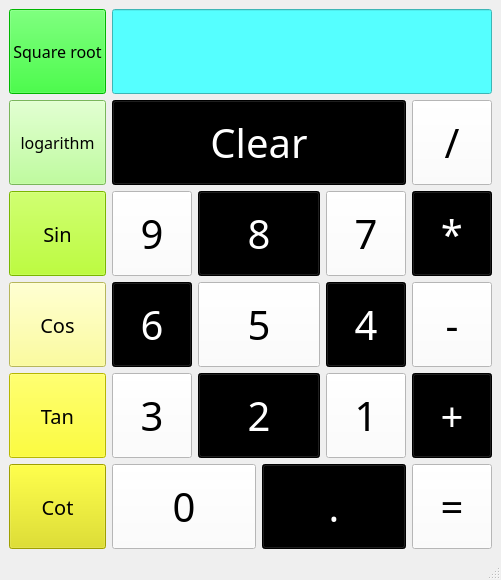
<?xml version="1.0" encoding="UTF-8"?>
<ui version="4.0">
 <class>MainWindow</class>
 <widget class="QMainWindow" name="MainWindow">
  <property name="geometry">
   <rect>
    <x>0</x>
    <y>0</y>
    <width>501</width>
    <height>580</height>
   </rect>
  </property>
  <property name="windowTitle">
   <string>MainWindow</string>
  </property>
  <widget class="QWidget" name="centralwidget">
   <layout class="QGridLayout" name="gridLayout_2">
    <item row="0" column="0">
     <widget class="QPushButton" name="btn_sqrt">
      <property name="sizePolicy">
       <sizepolicy hsizetype="Minimum" vsizetype="Minimum">
        <horstretch>0</horstretch>
        <verstretch>0</verstretch>
       </sizepolicy>
      </property>
      <property name="font">
       <font>
        <family>Viner Hand ITC</family>
        <pointsize>12</pointsize>
       </font>
      </property>
      <property name="styleSheet">
       <string notr="true">background-color: rgb(0, 255, 0);</string>
      </property>
      <property name="text">
       <string>Square root</string>
      </property>
     </widget>
    </item>
    <item row="0" column="1" colspan="5">
     <widget class="QLineEdit" name="txt_1">
      <property name="sizePolicy">
       <sizepolicy hsizetype="Expanding" vsizetype="Minimum">
        <horstretch>0</horstretch>
        <verstretch>0</verstretch>
       </sizepolicy>
      </property>
      <property name="font">
       <font>
        <family>Papyrus</family>
        <pointsize>11</pointsize>
        <italic>false</italic>
        <bold>false</bold>
       </font>
      </property>
      <property name="styleSheet">
       <string notr="true">background-color: rgb(85, 255, 255);
font: 11pt &quot;Papyrus&quot;;</string>
      </property>
     </widget>
    </item>
    <item row="1" column="0">
     <widget class="QPushButton" name="btn_log">
      <property name="sizePolicy">
       <sizepolicy hsizetype="Minimum" vsizetype="Minimum">
        <horstretch>0</horstretch>
        <verstretch>0</verstretch>
       </sizepolicy>
      </property>
      <property name="font">
       <font>
        <family>Viner Hand ITC</family>
        <pointsize>12</pointsize>
       </font>
      </property>
      <property name="styleSheet">
       <string notr="true">background-color: rgb(170, 255, 127);</string>
      </property>
      <property name="text">
       <string>logarithm</string>
      </property>
     </widget>
    </item>
    <item row="1" column="1" colspan="4">
     <widget class="QPushButton" name="btn_clear">
      <property name="sizePolicy">
       <sizepolicy hsizetype="Minimum" vsizetype="Minimum">
        <horstretch>0</horstretch>
        <verstretch>0</verstretch>
       </sizepolicy>
      </property>
      <property name="font">
       <font>
        <family>Viner Hand ITC</family>
        <pointsize>30</pointsize>
        <italic>false</italic>
        <bold>false</bold>
       </font>
      </property>
      <property name="autoFillBackground">
       <bool>false</bool>
      </property>
      <property name="styleSheet">
       <string notr="true">background-color: rgb(0, 0, 0);
color: rgb(255, 255, 255);</string>
      </property>
      <property name="text">
       <string>Clear</string>
      </property>
     </widget>
    </item>
    <item row="1" column="5">
     <widget class="QPushButton" name="btn_divide">
      <property name="sizePolicy">
       <sizepolicy hsizetype="Minimum" vsizetype="Minimum">
        <horstretch>0</horstretch>
        <verstretch>0</verstretch>
       </sizepolicy>
      </property>
      <property name="font">
       <font>
        <family>Viner Hand ITC</family>
        <pointsize>30</pointsize>
       </font>
      </property>
      <property name="styleSheet">
       <string notr="true">background-color: rgb(255, 255, 255);</string>
      </property>
      <property name="text">
       <string>/</string>
      </property>
      <property name="icon">
       <iconset>
        <normaloff>../../../numbers/division5l.png</normaloff>../../../numbers/division5l.png</iconset>
      </property>
      <property name="iconSize">
       <size>
        <width>60</width>
        <height>60</height>
       </size>
      </property>
     </widget>
    </item>
    <item row="2" column="0">
     <widget class="QPushButton" name="btn_sin">
      <property name="sizePolicy">
       <sizepolicy hsizetype="Minimum" vsizetype="Minimum">
        <horstretch>0</horstretch>
        <verstretch>0</verstretch>
       </sizepolicy>
      </property>
      <property name="font">
       <font>
        <family>Viner Hand ITC</family>
        <pointsize>15</pointsize>
       </font>
      </property>
      <property name="styleSheet">
       <string notr="true">background-color: rgb(170, 255, 0);</string>
      </property>
      <property name="text">
       <string>Sin</string>
      </property>
     </widget>
    </item>
    <item row="2" column="1">
     <widget class="QPushButton" name="btn_9">
      <property name="sizePolicy">
       <sizepolicy hsizetype="Minimum" vsizetype="Minimum">
        <horstretch>0</horstretch>
        <verstretch>0</verstretch>
       </sizepolicy>
      </property>
      <property name="font">
       <font>
        <family>Viner Hand ITC</family>
        <pointsize>30</pointsize>
       </font>
      </property>
      <property name="styleSheet">
       <string notr="true">background-color: rgb(255, 255, 255);</string>
      </property>
      <property name="text">
       <string>9</string>
      </property>
      <property name="icon">
       <iconset>
        <normaloff>../../../numbers/nine.png</normaloff>../../../numbers/nine.png</iconset>
      </property>
      <property name="iconSize">
       <size>
        <width>60</width>
        <height>80</height>
       </size>
      </property>
     </widget>
    </item>
    <item row="2" column="2" colspan="2">
     <widget class="QPushButton" name="btn_8">
      <property name="sizePolicy">
       <sizepolicy hsizetype="Minimum" vsizetype="Minimum">
        <horstretch>0</horstretch>
        <verstretch>0</verstretch>
       </sizepolicy>
      </property>
      <property name="font">
       <font>
        <family>Viner Hand ITC</family>
        <pointsize>30</pointsize>
       </font>
      </property>
      <property name="styleSheet">
       <string notr="true">background-color: rgb(0, 0, 0);
color: rgb(255, 255, 255);</string>
      </property>
      <property name="text">
       <string>8</string>
      </property>
      <property name="icon">
       <iconset>
        <normaloff>../../../numbers/eight.png</normaloff>../../../numbers/eight.png</iconset>
      </property>
      <property name="iconSize">
       <size>
        <width>80</width>
        <height>80</height>
       </size>
      </property>
     </widget>
    </item>
    <item row="2" column="4">
     <widget class="QPushButton" name="btn_7">
      <property name="sizePolicy">
       <sizepolicy hsizetype="Minimum" vsizetype="Minimum">
        <horstretch>0</horstretch>
        <verstretch>0</verstretch>
       </sizepolicy>
      </property>
      <property name="font">
       <font>
        <family>Viner Hand ITC</family>
        <pointsize>30</pointsize>
       </font>
      </property>
      <property name="styleSheet">
       <string notr="true">background-color: rgb(255, 255, 255);</string>
      </property>
      <property name="text">
       <string>7</string>
      </property>
      <property name="icon">
       <iconset>
        <normaloff>../../../numbers/seven.png</normaloff>../../../numbers/seven.png</iconset>
      </property>
      <property name="iconSize">
       <size>
        <width>60</width>
        <height>80</height>
       </size>
      </property>
     </widget>
    </item>
    <item row="2" column="5">
     <widget class="QPushButton" name="btn_multiply">
      <property name="sizePolicy">
       <sizepolicy hsizetype="Minimum" vsizetype="Minimum">
        <horstretch>0</horstretch>
        <verstretch>0</verstretch>
       </sizepolicy>
      </property>
      <property name="font">
       <font>
        <family>Viner Hand ITC</family>
        <pointsize>30</pointsize>
       </font>
      </property>
      <property name="styleSheet">
       <string notr="true">background-color: rgb(0, 0, 0);
color: rgb(255, 255, 255);</string>
      </property>
      <property name="text">
       <string>*</string>
      </property>
      <property name="icon">
       <iconset>
        <normaloff>../../../numbers/power.png</normaloff>../../../numbers/power.png</iconset>
      </property>
      <property name="iconSize">
       <size>
        <width>60</width>
        <height>60</height>
       </size>
      </property>
     </widget>
    </item>
    <item row="3" column="0">
     <widget class="QPushButton" name="btn_cos">
      <property name="sizePolicy">
       <sizepolicy hsizetype="Minimum" vsizetype="Minimum">
        <horstretch>0</horstretch>
        <verstretch>0</verstretch>
       </sizepolicy>
      </property>
      <property name="font">
       <font>
        <family>Viner Hand ITC</family>
        <pointsize>15</pointsize>
       </font>
      </property>
      <property name="styleSheet">
       <string notr="true">background-color: rgb(255, 255, 127);</string>
      </property>
      <property name="text">
       <string>Cos</string>
      </property>
     </widget>
    </item>
    <item row="3" column="1">
     <widget class="QPushButton" name="btn_6">
      <property name="sizePolicy">
       <sizepolicy hsizetype="Minimum" vsizetype="Minimum">
        <horstretch>0</horstretch>
        <verstretch>0</verstretch>
       </sizepolicy>
      </property>
      <property name="font">
       <font>
        <family>Viner Hand ITC</family>
        <pointsize>30</pointsize>
       </font>
      </property>
      <property name="styleSheet">
       <string notr="true">background-color: rgb(0, 0, 0);
color: rgb(255, 255, 255);</string>
      </property>
      <property name="text">
       <string>6</string>
      </property>
      <property name="icon">
       <iconset>
        <normaloff>../../../numbers/six.png</normaloff>../../../numbers/six.png</iconset>
      </property>
      <property name="iconSize">
       <size>
        <width>60</width>
        <height>80</height>
       </size>
      </property>
     </widget>
    </item>
    <item row="3" column="2" colspan="2">
     <widget class="QPushButton" name="btn_5">
      <property name="sizePolicy">
       <sizepolicy hsizetype="Minimum" vsizetype="Minimum">
        <horstretch>0</horstretch>
        <verstretch>0</verstretch>
       </sizepolicy>
      </property>
      <property name="font">
       <font>
        <family>Viner Hand ITC</family>
        <pointsize>30</pointsize>
       </font>
      </property>
      <property name="styleSheet">
       <string notr="true">background-color: rgb(255, 255, 255);</string>
      </property>
      <property name="text">
       <string>5</string>
      </property>
      <property name="icon">
       <iconset>
        <normaloff>../../../numbers/five.png</normaloff>../../../numbers/five.png</iconset>
      </property>
      <property name="iconSize">
       <size>
        <width>60</width>
        <height>80</height>
       </size>
      </property>
     </widget>
    </item>
    <item row="3" column="4">
     <widget class="QPushButton" name="btn_4">
      <property name="sizePolicy">
       <sizepolicy hsizetype="Minimum" vsizetype="Minimum">
        <horstretch>0</horstretch>
        <verstretch>0</verstretch>
       </sizepolicy>
      </property>
      <property name="font">
       <font>
        <family>Viner Hand ITC</family>
        <pointsize>30</pointsize>
       </font>
      </property>
      <property name="styleSheet">
       <string notr="true">color:rgb(255, 255, 255);
background-color: rgb(0, 0, 0);</string>
      </property>
      <property name="text">
       <string>4</string>
      </property>
      <property name="icon">
       <iconset>
        <normaloff>../../../numbers/four.png</normaloff>../../../numbers/four.png</iconset>
      </property>
      <property name="iconSize">
       <size>
        <width>60</width>
        <height>80</height>
       </size>
      </property>
     </widget>
    </item>
    <item row="3" column="5">
     <widget class="QPushButton" name="btn_sub">
      <property name="sizePolicy">
       <sizepolicy hsizetype="Minimum" vsizetype="Minimum">
        <horstretch>0</horstretch>
        <verstretch>0</verstretch>
       </sizepolicy>
      </property>
      <property name="font">
       <font>
        <family>Viner Hand ITC</family>
        <pointsize>30</pointsize>
       </font>
      </property>
      <property name="styleSheet">
       <string notr="true">background-color: rgb(255, 255, 255);</string>
      </property>
      <property name="text">
       <string>-</string>
      </property>
      <property name="icon">
       <iconset>
        <normaloff>../../../numbers/minus.png</normaloff>../../../numbers/minus.png</iconset>
      </property>
      <property name="iconSize">
       <size>
        <width>60</width>
        <height>60</height>
       </size>
      </property>
     </widget>
    </item>
    <item row="4" column="0">
     <widget class="QPushButton" name="btn_tan">
      <property name="sizePolicy">
       <sizepolicy hsizetype="Minimum" vsizetype="Minimum">
        <horstretch>0</horstretch>
        <verstretch>0</verstretch>
       </sizepolicy>
      </property>
      <property name="font">
       <font>
        <family>Viner Hand ITC</family>
        <pointsize>15</pointsize>
       </font>
      </property>
      <property name="styleSheet">
       <string notr="true">background-color: rgb(255, 255, 0);</string>
      </property>
      <property name="text">
       <string>Tan</string>
      </property>
     </widget>
    </item>
    <item row="4" column="1">
     <widget class="QPushButton" name="btn_3">
      <property name="sizePolicy">
       <sizepolicy hsizetype="Minimum" vsizetype="Minimum">
        <horstretch>0</horstretch>
        <verstretch>0</verstretch>
       </sizepolicy>
      </property>
      <property name="font">
       <font>
        <family>Viner Hand ITC</family>
        <pointsize>30</pointsize>
       </font>
      </property>
      <property name="styleSheet">
       <string notr="true">background-color: rgb(255, 255, 255);</string>
      </property>
      <property name="text">
       <string>3</string>
      </property>
      <property name="icon">
       <iconset>
        <normaloff>../../../numbers/three.png</normaloff>../../../numbers/three.png</iconset>
      </property>
      <property name="iconSize">
       <size>
        <width>60</width>
        <height>80</height>
       </size>
      </property>
     </widget>
    </item>
    <item row="4" column="5">
     <widget class="QPushButton" name="btn_sum">
      <property name="sizePolicy">
       <sizepolicy hsizetype="Minimum" vsizetype="Minimum">
        <horstretch>0</horstretch>
        <verstretch>0</verstretch>
       </sizepolicy>
      </property>
      <property name="font">
       <font>
        <family>Viner Hand ITC</family>
        <pointsize>30</pointsize>
       </font>
      </property>
      <property name="styleSheet">
       <string notr="true">background-color: rgb(0, 0, 0);
color: rgb(255, 255, 255);</string>
      </property>
      <property name="text">
       <string>+</string>
      </property>
      <property name="icon">
       <iconset>
        <normaloff>../../../numbers/plus.png</normaloff>../../../numbers/plus.png</iconset>
      </property>
      <property name="iconSize">
       <size>
        <width>60</width>
        <height>60</height>
       </size>
      </property>
     </widget>
    </item>
    <item row="5" column="0">
     <widget class="QPushButton" name="btn_cot">
      <property name="sizePolicy">
       <sizepolicy hsizetype="Minimum" vsizetype="Minimum">
        <horstretch>0</horstretch>
        <verstretch>0</verstretch>
       </sizepolicy>
      </property>
      <property name="font">
       <font>
        <family>Viner Hand ITC</family>
        <pointsize>15</pointsize>
       </font>
      </property>
      <property name="styleSheet">
       <string notr="true">background-color: rgb(223, 223, 0);</string>
      </property>
      <property name="text">
       <string>Cot</string>
      </property>
     </widget>
    </item>
    <item row="5" column="1" colspan="2">
     <widget class="QPushButton" name="btn_0">
      <property name="sizePolicy">
       <sizepolicy hsizetype="Minimum" vsizetype="Minimum">
        <horstretch>0</horstretch>
        <verstretch>0</verstretch>
       </sizepolicy>
      </property>
      <property name="font">
       <font>
        <family>Viner Hand ITC</family>
        <pointsize>30</pointsize>
       </font>
      </property>
      <property name="styleSheet">
       <string notr="true">background-color: rgb(255, 255, 255);</string>
      </property>
      <property name="text">
       <string>0</string>
      </property>
      <property name="icon">
       <iconset>
        <normaloff>../../../numbers/division1.png</normaloff>../../../numbers/division1.png</iconset>
      </property>
      <property name="iconSize">
       <size>
        <width>1000</width>
        <height>130</height>
       </size>
      </property>
     </widget>
    </item>
    <item row="5" column="3" colspan="2">
     <widget class="QPushButton" name="btn_dot">
      <property name="sizePolicy">
       <sizepolicy hsizetype="Minimum" vsizetype="Minimum">
        <horstretch>0</horstretch>
        <verstretch>0</verstretch>
       </sizepolicy>
      </property>
      <property name="font">
       <font>
        <family>Viner Hand ITC</family>
        <pointsize>30</pointsize>
       </font>
      </property>
      <property name="styleSheet">
       <string notr="true">background-color: rgb(0, 0, 0);
color: rgb(255, 255, 255);</string>
      </property>
      <property name="text">
       <string>.</string>
      </property>
     </widget>
    </item>
    <item row="5" column="5">
     <widget class="QPushButton" name="btn_equal">
      <property name="sizePolicy">
       <sizepolicy hsizetype="Minimum" vsizetype="Minimum">
        <horstretch>0</horstretch>
        <verstretch>0</verstretch>
       </sizepolicy>
      </property>
      <property name="font">
       <font>
        <family>Viner Hand ITC</family>
        <pointsize>30</pointsize>
       </font>
      </property>
      <property name="styleSheet">
       <string notr="true">background-color: rgb(255, 255, 255);</string>
      </property>
      <property name="text">
       <string>=</string>
      </property>
      <property name="icon">
       <iconset>
        <normaloff>../../../numbers/equal2.png</normaloff>../../../numbers/equal2.png</iconset>
      </property>
      <property name="iconSize">
       <size>
        <width>80</width>
        <height>80</height>
       </size>
      </property>
     </widget>
    </item>
    <item row="4" column="4">
     <widget class="QPushButton" name="btn_1">
      <property name="sizePolicy">
       <sizepolicy hsizetype="Minimum" vsizetype="Minimum">
        <horstretch>0</horstretch>
        <verstretch>0</verstretch>
       </sizepolicy>
      </property>
      <property name="font">
       <font>
        <family>Viner Hand ITC</family>
        <pointsize>30</pointsize>
       </font>
      </property>
      <property name="styleSheet">
       <string notr="true">background-color: rgb(255, 255, 255);</string>
      </property>
      <property name="text">
       <string>1</string>
      </property>
      <property name="icon">
       <iconset>
        <normaloff>../../../numbers/one.png</normaloff>../../../numbers/one.png</iconset>
      </property>
      <property name="iconSize">
       <size>
        <width>60</width>
        <height>80</height>
       </size>
      </property>
     </widget>
    </item>
    <item row="4" column="2" colspan="2">
     <widget class="QPushButton" name="btn_2">
      <property name="sizePolicy">
       <sizepolicy hsizetype="Minimum" vsizetype="Minimum">
        <horstretch>0</horstretch>
        <verstretch>0</verstretch>
       </sizepolicy>
      </property>
      <property name="font">
       <font>
        <family>Viner Hand ITC</family>
        <pointsize>30</pointsize>
       </font>
      </property>
      <property name="styleSheet">
       <string notr="true">background-color: rgb(0, 0, 0);
color: rgb(255, 255, 255);</string>
      </property>
      <property name="text">
       <string>2</string>
      </property>
      <property name="icon">
       <iconset>
        <normaloff>../../../numbers/two.png</normaloff>../../../numbers/two.png</iconset>
      </property>
      <property name="iconSize">
       <size>
        <width>60</width>
        <height>80</height>
       </size>
      </property>
     </widget>
    </item>
   </layout>
  </widget>
  <widget class="QMenuBar" name="menubar">
   <property name="geometry">
    <rect>
     <x>0</x>
     <y>0</y>
     <width>501</width>
     <height>22</height>
    </rect>
   </property>
  </widget>
  <widget class="QStatusBar" name="statusbar"/>
 </widget>
 <resources/>
 <connections/>
</ui>
